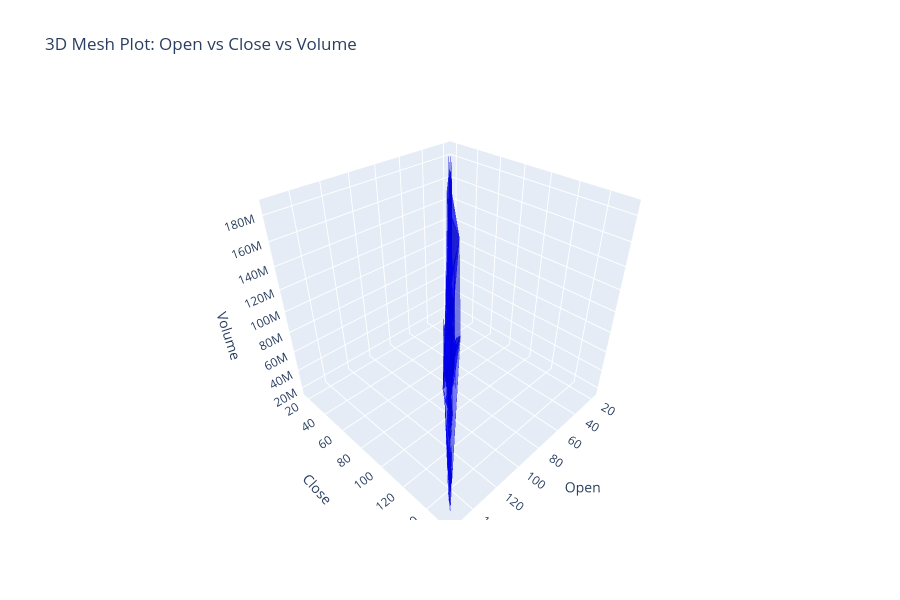

Notebook cell for this chart:
### Markdown cell above
3D mesh plot

### Code cell
# Create a 3D mesh plot
fig = go.Figure(data=[go.Mesh3d(
    x=categorized_df['Open'],  # Set the x-axis to 'Open'
    y=categorized_df['Close'],  # Set the y-axis to 'Close'
    z=categorized_df['Volume'],  # Set the z-axis to 'Volume'
    color='blue',  # Set the mesh color
    opacity=0.5  # Adjust transparency of the mesh
)])

fig.update_layout(
    title="3D Mesh Plot: Open vs Close vs Volume",  # Set the plot title
    scene=dict(
        xaxis_title='Open',  # Label for the x-axis
        yaxis_title='Close',  # Label for the y-axis
        zaxis_title='Volume'  # Label for the z-axis
    )
)

# Update layout to change the size of the plot
fig.update_layout(
    width=900,  # Set the width of the plot
    height=600   # Set the height of the plot
)

# Display the plot
fig.show()

### Figure 1 — Plotly figure (JSON) as saved in the notebook; plotly's stock layout.template omitted (floating-point values rounded to 4 significant figures; data arrays with more than 128 entries replaced by an {"elided": "..."} marker saying what was removed)
{"data": [{"color": "blue", "opacity": 0.5, "type": "mesh3d", "x": {"elided": "4231 float values"}, "y": {"elided": "4231 float values"}, "z": {"elided": "4231 int values"}}], "layout": {"height": 600, "scene": {"xaxis": {"title": {"text": "Open"}}, "yaxis": {"title": {"text": "Close"}}, "zaxis": {"title": {"text": "Volume"}}}, "title": {"text": "3D Mesh Plot: Open vs Close vs Volume"}, "width": 900}}
